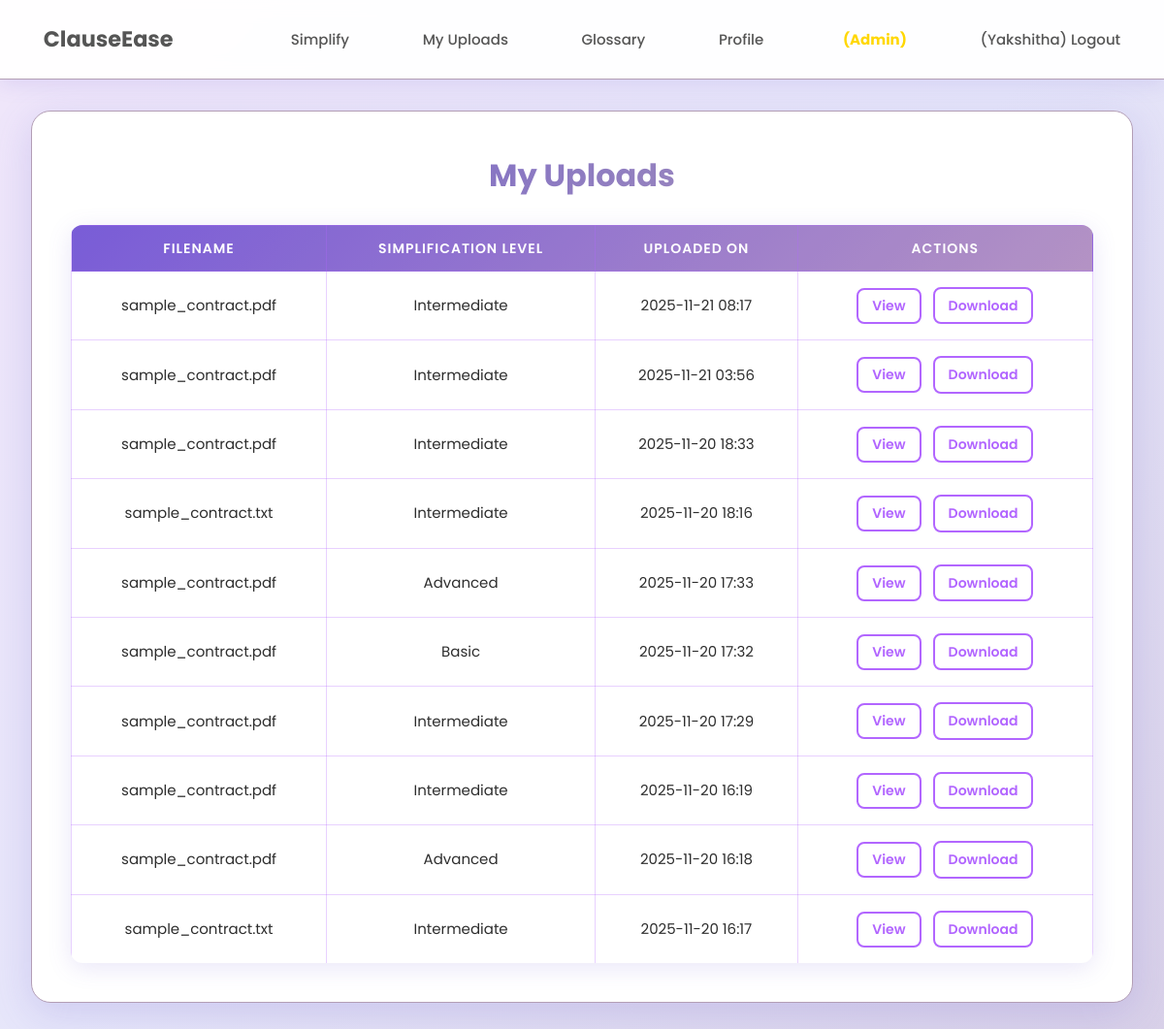
The app's page /uploads (signed in) with its own data.
### app.py (models this page shows)
class Upload(db.Model):
    id = db.Column(db.Integer, primary_key=True)
    filename = db.Column(db.String(300))
    text = db.Column(db.Text)
    simplified_text = db.Column(db.Text)
    level = db.Column(db.String(50))
    timestamp = db.Column(db.DateTime, default=datetime.utcnow)
    user_id = db.Column(db.Integer, db.ForeignKey('user.id'), nullable=False)

### app.py (the view)
@app.route("/uploads")
def uploads():
    if "user_id" not in session:
        return redirect(url_for("login"))
    user_uploads = Upload.query.filter_by(user_id=session["user_id"]).order_by(Upload.timestamp.desc()).all()
    return render_template("uploads.html", uploads=user_uploads)

### templates/uploads.html (shortened to what this page needs)
{% extends "base.html" %}
{% block content %}
<div class="history-container">
    <h1>My Uploads</h1>
    {% if uploads %}
        <table class="history-table">
            <thead>
                <tr>
                    <th>Filename</th>
                    <th>Simplification Level</th>
                    <th>Uploaded On</th>
                    <th>Actions</th>
                </tr>
            </thead>
            <tbody>
                {% for upload in uploads %}
                <tr>
                    <td>{{ upload.filename }}</td>
                    <td>{{ upload.level }}</td>
                    <td>{{ upload.timestamp.strftime("%Y-%m-%d %H:%M") }}</td>
                    <td>
                        <button class="view-btn" onclick="showSimplified({{ upload.id }})">View</button>
                        <a href="{{ url_for('download_upload', upload_id=upload.id) }}" class="download-btn">Download</a>
                    </td>
                </tr>
                {% endfor %}
            </tbody>
        </table>
    {% else %}
        <p>No uploads yet.</p>
    {% endif %}
</div>
{% endblock %}

### static/style.css (style rules this page uses)
:root { --light-lavender: #E6E6FA; --medium-lavender: #B39EB5; --dark-lavender: #6A5ACD; --white: #FFFFFF; --text-dark: #2E2E2E; --text-light: #555555; --success: #2ECC71; --error: #DC3545; }
* { margin: 0; padding: 0; box-sizing: border-box; }
body { margin: 0; font-family: 'Poppins', sans-serif; background: linear-gradient(135deg, #F0E6FA 0%, #E6E6FA 50%, #D8D0E8 100%); color: var(--text-dark); line-height: 1.6; overflow-x: hidden; position: relative; min-height: 100vh; }
body::before { content: ''; position: fixed; width: 600px; height: 600px; background: radial-gradient(circle, rgba(106, 90, 205, 0.2) 0%, rgba(179, 158, 181, 0.1) 25%, transparent 70%); border-radius: 50%; pointer-events: none; transform: translate(-50%, -50%); transition: opacity 0.3s ease; opacity: 0; z-index: 1; left: var(--mouse-x, 50%); top: var(--mouse-y, 50%); }
.history-container { background: var(--white); border: 1px solid var(--medium-lavender); backdrop-filter: blur(15px); border-radius: 20px; padding: 40px; box-shadow: 0 10px 40px rgba(106, 90, 205, 0.2); transition: all 0.3s ease; position: relative; z-index: 2; }
.history-container h1 { font-size: 32px; color: var(--dark-lavender); margin-bottom: 15px; font-weight: 700; text-align: center; background: linear-gradient(135deg, var(--dark-lavender), var(--medium-lavender)); -webkit-background-clip: text; -webkit-text-fill-color: transparent; background-clip: text; }
.history-table { width: 100%; border-collapse: collapse; margin-top: 30px; background: rgba(230, 230, 250, 0.3); border-radius: 15px; overflow: hidden; box-shadow: 0 5px 25px rgba(106, 90, 205, 0.15); }
.history-table thead { background: linear-gradient(135deg, var(--dark-lavender), var(--medium-lavender)); }
.history-table th { padding: 16px 20px; text-align: left; font-weight: 600; color: rgb(239 238 243); text-transform: uppercase; letter-spacing: 1px; font-size: 14px; border-bottom: 2px solid var(--medium-lavender); }
.history-table td { padding: 16px 20px; border-bottom: 1px solid var(--medium-lavender); color: var(--text-dark); font-size: 15px; }
.history-table tbody tr { transition: all 0.3s ease; }
.history-table tbody tr:last-child td { border-bottom: none; }
.view-btn, .download-btn { background: transparent; border: 2px solid var(--dark-lavender); color: var(--dark-lavender); padding: 8px 16px; border-radius: 8px; cursor: pointer; transition: all 0.3s ease; margin: 4px; font-weight: 600; font-size: 14px; text-decoration: none; display: inline-block; font-family: 'Poppins', sans-serif; }

### templates/uploads.html (style rules this page uses)
.history-container { padding: 40px; color: #fff; text-align: center; }
.history-table { width: 100%; border-collapse: collapse; margin-top: 25px; background: rgba(255, 255, 255, 0.05); border-radius: 12px; overflow: hidden; }
.history-table th, .history-table td { border: 1px solid rgba(178, 102, 255, 0.3); padding: 12px 16px; text-align: center; }
.history-table th { background: rgba(178, 102, 255, 0.2); color: #ffffff; text-transform: uppercase; letter-spacing: 1px; }
.view-btn, .download-btn { background: transparent; border: 2px solid #b266ff; color: #b266ff; padding: 6px 14px; border-radius: 8px; cursor: pointer; transition: all 0.3s ease; margin: 4px; font-weight: 600; }

### records on screen
Upload: filename "sample_contract.pdf", level "Intermediate", timestamp "2025-11-21 08:17"
Upload: filename "sample_contract.pdf", level "Intermediate", timestamp "2025-11-21 03:56"
Upload: filename "sample_contract.pdf", level "Intermediate", timestamp "2025-11-20 18:33"
Upload: filename "sample_contract.txt", level "Intermediate", timestamp "2025-11-20 18:16"
Upload: filename "sample_contract.pdf", level "Advanced", timestamp "2025-11-20 17:33"
Upload: filename "sample_contract.pdf", level "Basic", timestamp "2025-11-20 17:32"
Upload: filename "sample_contract.pdf", level "Intermediate", timestamp "2025-11-20 17:29"
Upload: filename "sample_contract.pdf", level "Intermediate", timestamp "2025-11-20 16:19"
Upload: filename "sample_contract.pdf", level "Advanced", timestamp "2025-11-20 16:18"
Upload: filename "sample_contract.txt", level "Intermediate", timestamp "2025-11-20 16:17"

### other values on screen
{{ session.get('username') }} "Yakshitha"
